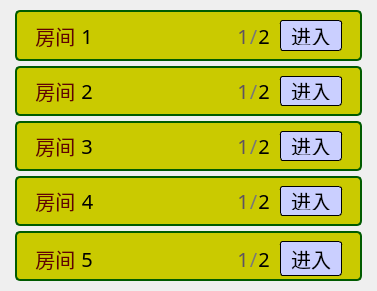
             <widget class="QWidget" name="roomListWidget" native="true">
              <property name="sizePolicy">
               <sizepolicy hsizetype="Fixed" vsizetype="Fixed">
                <horstretch>0</horstretch>
                <verstretch>0</verstretch>
               </sizepolicy>
              </property>
              <property name="minimumSize">
               <size>
                <width>377</width>
                <height>291</height>
               </size>
              </property>
              <property name="maximumSize">
               <size>
                <width>377</width>
                <height>291</height>
               </size>
              </property>
              <property name="styleSheet">
               <string notr="true">QWidget#roomListWidget {
	background-color: rgb(143, 166, 105);
	border: 2px solid rgb(0, 0, 0);
	border-radius: 5px;
}</string>
              </property>
              <layout class="QVBoxLayout" name="verticalLayout_2" stretch="1,1,1,1,1,0">
               <property name="spacing">
                <number>5</number>
               </property>
               <property name="leftMargin">
                <number>15</number>
               </property>
               <property name="topMargin">
                <number>10</number>
               </property>
               <property name="rightMargin">
                <number>15</number>
               </property>
               <property name="bottomMargin">
                <number>10</number>
               </property>
               <item>
                <widget class="QWidget" name="room1Display" native="true">
                 <property name="sizePolicy">
                  <sizepolicy hsizetype="Preferred" vsizetype="Fixed">
                   <horstretch>0</horstretch>
                   <verstretch>0</verstretch>
                  </sizepolicy>
                 </property>
                 <property name="styleSheet">
                  <string notr="true">QWidget {
	background-color: rgb(202, 202, 0);
}
QWidget#room1Display {
	border: 2px solid rgb(0, 91, 0);
	border-radius: 5px;
}</string>
                 </property>
                 <layout class="QHBoxLayout" name="horizontalLayout_2">
                  <property name="spacing">
                   <number>0</number>
                  </property>
                  <property name="leftMargin">
                   <number>20</number>
                  </property>
                  <property name="topMargin">
                   <number>10</number>
                  </property>
                  <property name="rightMargin">
                   <number>10</number>
                  </property>
                  <property name="bottomMargin">
                   <number>10</number>
                  </property>
                  <item>
                   <widget class="QLabel" name="label">
                    <property name="font">
                     <font>
                      <family>Minecraft AE</family>
                      <pointsize>15</pointsize>
                     </font>
                    </property>
                    <property name="styleSheet">
                     <string notr="true">color: rgb(99, 0, 2);</string>
                    </property>
                    <property name="text">
                     <string>房间 </string>
                    </property>
                    <property name="alignment">
                     <set>Qt::AlignCenter</set>
                    </property>
                   </widget>
                  </item>
                  <item>
                   <widget class="QLabel" name="room1IdLabel">
                    <property name="font">
                     <font>
                      <family>Minecraft AE</family>
                      <pointsize>15</pointsize>
                     </font>
                    </property>
                    <property name="text">
                     <string>1</string>
                    </property>
                    <property name="alignment">
                     <set>Qt::AlignCenter</set>
                    </property>
                   </widget>
                  </item>
                  <item>
                   <spacer name="horizontalSpacer_3">
                    <property name="orientation">
                     <enum>Qt::Horizontal</enum>
                    </property>
                    <property name="sizeHint" stdset="0">
                     <size>
                      <width>40</width>
                      <height>20</height>
                     </size>
                    </property>
                   </spacer>
                  </item>
                  <item>
                   <widget class="QLabel" name="room1PlayerNumberLabel">
                    <property name="font">
                     <font>
                      <family>Minecraft AE</family>
                      <pointsize>15</pointsize>
                     </font>
                    </property>
                    <property name="styleSheet">
                     <string notr="true">color: rgb(95, 83, 97);</string>
                    </property>
                    <property name="text">
                     <string>1</string>
                    </property>
                    <property name="alignment">
                     <set>Qt::AlignCenter</set>
                    </property>
                   </widget>
                  </item>
                  <item>
                   <widget class="QLabel" name="label_4">
                    <property name="font">
                     <font>
                      <family>Minecraft AE</family>
                      <pointsize>15</pointsize>
                     </font>
                    </property>
                    <property name="styleSheet">
                     <string notr="true">color: rgb(120, 120, 120);</string>
                    </property>
                    <property name="text">
                     <string>/</string>
                    </property>
                    <property name="alignment">
                     <set>Qt::AlignCenter</set>
                    </property>
                   </widget>
                  </item>
                  <item>
                   <widget class="QLabel" name="playerNumber1Label">
                    <property name="font">
                     <font>
                      <family>Minecraft AE</family>
                      <pointsize>15</pointsize>
                     </font>
                    </property>
                    <property name="text">
                     <string>2</string>
                    </property>
                    <property name="alignment">
                     <set>Qt::AlignCenter</set>
                    </property>
                   </widget>
                  </item>
                  <item>
                   <widget class="QPushButton" name="enterRoom1Button">
                    <property name="font">
                     <font>
                      <family>Minecraft AE</family>
                      <pointsize>15</pointsize>
                     </font>
                    </property>
                    <property name="styleSheet">
                     <string notr="true">QPushButton {
	background-color: rgb(202, 207, 255);
	border: 1px solid rgb(0, 0, 0);
	border-radius: 3px;
	padding: 5px 10px 5px 10px;
	margin-left: 10px;
	margin-right: 10px;
}
QPushButton:hover {
	background-color: rgb(225, 227, 255);
}
QPushButton:pressed {
	background-color: rgb(117, 117, 176);
}</string>
                    </property>
                    <property name="text">
                     <string>进入</string>
                    </property>
                   </widget>
                  </item>
                 </layout>
                </widget>
               </item>
               <item>
                <widget class="QWidget" name="room2Display" native="true">
                 <property name="sizePolicy">
                  <sizepolicy hsizetype="Preferred" vsizetype="Fixed">
                   <horstretch>0</horstretch>
                   <verstretch>0</verstretch>
                  </sizepolicy>
                 </property>
                 <property name="styleSheet">
                  <string notr="true">QWidget {
	background-color: rgb(202, 202, 0);
}
QWidget#room2Display {
	border: 2px solid rgb(0, 91, 0);
	border-radius: 5px;
}</string>
                 </property>
                 <layout class="QHBoxLayout" name="horizontalLayout_3">
                  <property name="spacing">
                   <number>0</number>
                  </property>
                  <property name="leftMargin">
                   <number>20</number>
                  </property>
                  <property name="topMargin">
                   <number>10</number>
                  </property>
                  <property name="rightMargin">
                   <number>10</number>
                  </property>
                  <property name="bottomMargin">
                   <number>10</number>
                  </property>
                  <item>
                   <widget class="QLabel" name="label_2">
                    <property name="font">
                     <font>
                      <family>Minecraft AE</family>
                      <pointsize>15</pointsize>
                     </font>
                    </property>
                    <property name="styleSheet">
                     <string notr="true">color: rgb(99, 0, 2);</string>
                    </property>
                    <property name="text">
                     <string>房间 </string>
                    </property>
                    <property name="alignment">
                     <set>Qt::AlignCenter</set>
                    </property>
                   </widget>
                  </item>
                  <item>
                   <widget class="QLabel" name="room2IdLabel">
                    <property name="font">
                     <font>
                      <family>Minecraft AE</family>
                      <pointsize>15</pointsize>
                     </font>
                    </property>
                    <property name="text">
                     <string>2</string>
                    </property>
                    <property name="alignment">
                     <set>Qt::AlignCenter</set>
                    </property>
                   </widget>
                  </item>
                  <item>
                   <spacer name="horizontalSpacer_4">
                    <property name="orientation">
                     <enum>Qt::Horizontal</enum>
                    </property>
                    <property name="sizeHint" stdset="0">
                     <size>
                      <width>40</width>
                      <height>20</height>
                     </size>
                    </property>
                   </spacer>
                  </item>
                  <item>
                   <widget class="QLabel" name="room2PlayerNumberLabel">
                    <property name="font">
                     <font>
                      <family>Minecraft AE</family>
                      <pointsize>15</pointsize>
                     </font>
                    </property>
                    <property name="styleSheet">
                     <string notr="true">color: rgb(95, 83, 97);</string>
                    </property>
                    <property name="text">
                     <string>1</string>
                    </property>
                    <property name="alignment">
                     <set>Qt::AlignCenter</set>
                    </property>
                   </widget>
                  </item>
                  <item>
                   <widget class="QLabel" name="label_5">
                    <property name="font">
                     <font>
                      <family>Minecraft AE</family>
                      <pointsize>15</pointsize>
                     </font>
                    </property>
                    <property name="styleSheet">
                     <string notr="true">color: rgb(120, 120, 120);</string>
                    </property>
                    <property name="text">
                     <string>/</string>
                    </property>
                    <property name="alignment">
                     <set>Qt::AlignCenter</set>
                    </property>
                   </widget>
                  </item>
                  <item>
                   <widget class="QLabel" name="playerNumber2Label">
                    <property name="font">
                     <font>
                      <family>Minecraft AE</family>
                      <pointsize>15</pointsize>
                     </font>
                    </property>
                    <property name="text">
                     <string>2</string>
                    </property>
                    <property name="alignment">
                     <set>Qt::AlignCenter</set>
                    </property>
                   </widget>
                  </item>
                  <item>
                   <widget class="QPushButton" name="enterRoom2Button">
                    <property name="font">
                     <font>
                      <family>Minecraft AE</family>
                      <pointsize>15</pointsize>
                     </font>
                    </property>
                    <property name="styleSheet">
                     <string notr="true">QPushButton {
	background-color: rgb(202, 207, 255);
	border: 1px solid rgb(0, 0, 0);
	border-radius: 3px;
	padding: 5px 10px 5px 10px;
	margin-left: 10px;
	margin-right: 10px;
}
QPushButton:hover {
	background-color: rgb(225, 227, 255);
}
QPushButton:pressed {
	background-color: rgb(117, 117, 176);
}</string>
                    </property>
                    <property name="text">
                     <string>进入</string>
                    </property>
                   </widget>
                  </item>
                 </layout>
                </widget>
               </item>
               <item>
                <widget class="QWidget" name="room3Display" native="true">
                 <property name="sizePolicy">
                  <sizepolicy hsizetype="Preferred" vsizetype="Fixed">
                   <horstretch>0</horstretch>
                   <verstretch>0</verstretch>
                  </sizepolicy>
                 </property>
                 <property name="styleSheet">
                  <string notr="true">QWidget {
	background-color: rgb(202, 202, 0);
}
QWidget#room3Display {
	border: 2px solid rgb(0, 91, 0);
	border-radius: 5px;
}</string>
                 </property>
                 <layout class="QHBoxLayout" name="horizontalLayout_4">
                  <property name="spacing">
                   <number>0</number>
                  </property>
                  <property name="leftMargin">
                   <number>20</number>
                  </property>
                  <property name="topMargin">
                   <number>10</number>
                  </property>
                  <property name="rightMargin">
                   <number>10</number>
                  </property>
                  <property name="bottomMargin">
                   <number>10</number>
                  </property>
                  <item>
                   <widget class="QLabel" name="label_3">
                    <property name="font">
                     <font>
                      <family>Minecraft AE</family>
                      <pointsize>15</pointsize>
                     </font>
                    </property>
                    <property name="styleSheet">
                     <string notr="true">color: rgb(99, 0, 2);</string>
                    </property>
                    <property name="text">
                     <string>房间 </string>
                    </property>
                    <property name="alignment">
                     <set>Qt::AlignCenter</set>
                    </property>
                   </widget>
                  </item>
                  <item>
                   <widget class="QLabel" name="room3IdLabel">
                    <property name="font">
                     <font>
                      <family>Minecraft AE</family>
                      <pointsize>15</pointsize>
                     </font>
                    </property>
                    <property name="text">
                     <string>3</string>
                    </property>
                    <property name="alignment">
                     <set>Qt::AlignCenter</set>
                    </property>
                   </widget>
                  </item>
                  <item>
                   <spacer name="horizontalSpacer_5">
                    <property name="orientation">
                     <enum>Qt::Horizontal</enum>
                    </property>
                    <property name="sizeHint" stdset="0">
                     <size>
                      <width>40</width>
                      <height>20</height>
                     </size>
                    </property>
                   </spacer>
                  </item>
                  <item>
                   <widget class="QLabel" name="room3PlayerNumberLabel">
                    <property name="font">
                     <font>
                      <family>Minecraft AE</family>
                      <pointsize>15</pointsize>
                     </font>
                    </property>
                    <property name="styleSheet">
                     <string notr="true">color: rgb(95, 83, 97);</string>
                    </property>
                    <property name="text">
                     <string>1</string>
                    </property>
                    <property name="alignment">
                     <set>Qt::AlignCenter</set>
                    </property>
                   </widget>
                  </item>
                  <item>
                   <widget class="QLabel" name="label_6">
                    <property name="font">
                     <font>
                      <family>Minecraft AE</family>
                      <pointsize>15</pointsize>
                     </font>
                    </property>
                    <property name="styleSheet">
                     <string notr="true">color: rgb(120, 120, 120);</string>
                    </property>
                    <property name="text">
                     <string>/</string>
                    </property>
                    <property name="alignment">
                     <set>Qt::AlignCenter</set>
                    </property>
                   </widget>
                  </item>
                  <item>
                   <widget class="QLabel" name="playerNumber3Label">
                    <property name="font">
                     <font>
                      <family>Minecraft AE</family>
                      <pointsize>15</pointsize>
                     </font>
                    </property>
                    <property name="text">
                     <string>2</string>
                    </property>
                    <property name="alignment">
                     <set>Qt::AlignCenter</set>
                    </property>
                   </widget>
                  </item>
                  <item>
                   <widget class="QPushButton" name="enterRoom3Button">
                    <property name="font">
                     <font>
                      <family>Minecraft AE</family>
                      <pointsize>15</pointsize>
                     </font>
                    </property>
                    <property name="styleSheet">
                     <string notr="true">QPushButton {
	background-color: rgb(202, 207, 255);
	border: 1px solid rgb(0, 0, 0);
	border-radius: 3px;
	padding: 5px 10px 5px 10px;
	margin-left: 10px;
	margin-right: 10px;
}
QPushButton:hover {
	background-color: rgb(225, 227, 255);
}
QPushButton:pressed {
	background-color: rgb(117, 117, 176);
}</string>
                    </property>
                    <property name="text">
                     <string>进入</string>
                    </property>
                   </widget>
                  </item>
                 </layout>
                </widget>
               </item>
               <item>
                <widget class="QWidget" name="room4Display" native="true">
                 <property name="sizePolicy">
                  <sizepolicy hsizetype="Preferred" vsizetype="Fixed">
                   <horstretch>0</horstretch>
                   <verstretch>0</verstretch>
                  </sizepolicy>
                 </property>
                 <property name="styleSheet">
                  <string notr="true">QWidget {
	background-color: rgb(202, 202, 0);
}
QWidget#room4Display {
	border: 2px solid rgb(0, 91, 0);
	border-radius: 5px;
}</string>
                 </property>
                 <layout class="QHBoxLayout" name="horizontalLayout_7">
                  <property name="spacing">
                   <number>0</number>
                  </property>
                  <property name="leftMargin">
                   <number>20</number>
                  </property>
                  <property name="topMargin">
                   <number>10</number>
                  </property>
                  <property name="rightMargin">
                   <number>10</number>
                  </property>
                  <property name="bottomMargin">
                   <number>10</number>
                  </property>
                  <item>
                   <widget class="QLabel" name="label_11">
                    <property name="font">
                     <font>
                      <family>Minecraft AE</family>
                      <pointsize>15</pointsize>
                     </font>
                    </property>
                    <property name="styleSheet">
                     <string notr="true">color: rgb(99, 0, 2);</string>
                    </property>
                    <property name="text">
                     <string>房间 </string>
                    </property>
                    <property name="alignment">
                     <set>Qt::AlignCenter</set>
                    </property>
                   </widget>
                  </item>
                  <item>
                   <widget class="QLabel" name="room4IdLabel">
                    <property name="font">
                     <font>
                      <family>Minecraft AE</family>
                      <pointsize>15</pointsize>
                     </font>
                    </property>
                    <property name="text">
                     <string>4</string>
                    </property>
                    <property name="alignment">
                     <set>Qt::AlignCenter</set>
                    </property>
                   </widget>
                  </item>
                  <item>
                   <spacer name="horizontalSpacer_8">
                    <property name="orientation">
                     <enum>Qt::Horizontal</enum>
                    </property>
                    <property name="sizeHint" stdset="0">
                     <size>
                      <width>40</width>
                      <height>20</height>
                     </size>
                    </property>
                   </spacer>
                  </item>
                  <item>
                   <widget class="QLabel" name="room4PlayerNumberLabel">
                    <property name="font">
                     <font>
                      <family>Minecraft AE</family>
                      <pointsize>15</pointsize>
                     </font>
                    </property>
                    <property name="styleSheet">
                     <string notr="true">color: rgb(95, 83, 97);</string>
                    </property>
                    <property name="text">
                     <string>1</string>
                    </property>
                    <property name="alignment">
                     <set>Qt::AlignCenter</set>
                    </property>
                   </widget>
                  </item>
                  <item>
                   <widget class="QLabel" name="label_12">
                    <property name="font">
                     <font>
                      <family>Minecraft AE</family>
                      <pointsize>15</pointsize>
                     </font>
                    </property>
                    <property name="styleSheet">
                     <string notr="true">color: rgb(120, 120, 120);</string>
                    </property>
                    <property name="text">
                     <string>/</string>
                    </property>
                    <property name="alignment">
                     <set>Qt::AlignCenter</set>
                    </property>
                   </widget>
                  </item>
                  <item>
                   <widget class="QLabel" name="playerNumber4Label">
                    <property name="font">
                     <font>
                      <family>Minecraft AE</family>
                      <pointsize>15</pointsize>
                     </font>
                    </property>
                    <property name="text">
                     <string>2</string>
                    </property>
                    <property name="alignment">
                     <set>Qt::AlignCenter</set>
                    </property>
                   </widget>
                  </item>
                  <item>
                   <widget class="QPushButton" name="enterRoom4Button">
                    <property name="font">
                     <font>
                      <family>Minecraft AE</family>
                      <pointsize>15</pointsize>
                     </font>
                    </property>
                    <property name="styleSheet">
                     <string notr="true">QPushButton {
	background-color: rgb(202, 207, 255);
	border: 1px solid rgb(0, 0, 0);
	border-radius: 3px;
	padding: 5px 10px 5px 10px;
	margin-left: 10px;
	margin-right: 10px;
}
QPushButton:hover {
	background-color: rgb(225, 227, 255);
}
QPushButton:pressed {
	background-color: rgb(117, 117, 176);
}</string>
                    </property>
                    <property name="text">
                     <string>进入</string>
                    </property>
                   </widget>
                  </item>
                 </layout>
                </widget>
               </item>
               <item>
                <widget class="QWidget" name="room5Display" native="true">
                 <property name="sizePolicy">
                  <sizepolicy hsizetype="Preferred" vsizetype="Fixed">
                   <horstretch>0</horstretch>
                   <verstretch>0</verstretch>
                  </sizepolicy>
                 </property>
                 <property name="styleSheet">
                  <string notr="true">QWidget {
	background-color: rgb(202, 202, 0);
}
QWidget#room5Display {
	border: 2px solid rgb(0, 91, 0);
	border-radius: 5px;
}</string>
                 </property>
                 <layout class="QHBoxLayout" name="horizontalLayout_8">
                  <property name="spacing">
                   <number>0</number>
                  </property>
                  <property name="leftMargin">
                   <number>20</number>
                  </property>
                  <property name="topMargin">
                   <number>10</number>
                  </property>
                  <property name="rightMargin">
                   <number>10</number>
                  </property>
                  <property name="bottomMargin">
                   <number>5</number>
                  </property>
                  <item>
                   <widget class="QLabel" name="label_13">
                    <property name="font">
                     <font>
                      <family>Minecraft AE</family>
                      <pointsize>15</pointsize>
                     </font>
                    </property>
                    <property name="styleSheet">
                     <string notr="true">color: rgb(99, 0, 2);</string>
                    </property>
                    <property name="text">
                     <string>房间 </string>
                    </property>
                    <property name="alignment">
                     <set>Qt::AlignCenter</set>
                    </property>
                   </widget>
                  </item>
                  <item>
                   <widget class="QLabel" name="room5IdLabel">
                    <property name="font">
                     <font>
                      <family>Minecraft AE</family>
                      <pointsize>15</pointsize>
                     </font>
                    </property>
                    <property name="text">
                     <string>5</string>
                    </property>
                    <property name="alignment">
                     <set>Qt::AlignCenter</set>
                    </property>
                   </widget>
                  </item>
                  <item>
                   <spacer name="horizontalSpacer_9">
                    <property name="orientation">
                     <enum>Qt::Horizontal</enum>
                    </property>
                    <property name="sizeHint" stdset="0">
                     <size>
                      <width>40</width>
                      <height>20</height>
                     </size>
                    </property>
                   </spacer>
                  </item>
                  <item>
                   <widget class="QLabel" name="room5PlayerNumberLabel">
                    <property name="font">
                     <font>
                      <family>Minecraft AE</family>
                      <pointsize>15</pointsize>
                     </font>
                    </property>
                    <property name="styleSheet">
                     <string notr="true">color: rgb(95, 83, 97);</string>
                    </property>
                    <property name="text">
                     <string>1</string>
                    </property>
                    <property name="alignment">
                     <set>Qt::AlignCenter</set>
                    </property>
                   </widget>
                  </item>
                  <item>
                   <widget class="QLabel" name="label_14">
                    <property name="font">
                     <font>
                      <family>Minecraft AE</family>
                      <pointsize>15</pointsize>
                     </font>
                    </property>
                    <property name="styleSheet">
                     <string notr="true">color: rgb(120, 120, 120);</string>
                    </property>
                    <property name="text">
                     <string>/</string>
                    </property>
                    <property name="alignment">
                     <set>Qt::AlignCenter</set>
                    </property>
                   </widget>
                  </item>
                  <item>
                   <widget class="QLabel" name="playerNumber5Label">
                    <property name="font">
                     <font>
                      <family>Minecraft AE</family>
                      <pointsize>15</pointsize>
                     </font>
                    </property>
                    <property name="text">
                     <string>2</string>
                    </property>
                    <property name="alignment">
                     <set>Qt::AlignCenter</set>
                    </property>
                   </widget>
                  </item>
                  <item>
                   <widget class="QPushButton" name="enterRoom5Button">
                    <property name="font">
                     <font>
                      <family>Minecraft AE</family>
                      <pointsize>15</pointsize>
                     </font>
                    </property>
                    <property name="styleSheet">
                     <string notr="true">QPushButton {
	background-color: rgb(202, 207, 255);
	border: 1px solid rgb(0, 0, 0);
	border-radius: 3px;
	padding: 5px 10px 5px 10px;
	margin-left: 10px;
	margin-right: 10px;
}
QPushButton:hover {
	background-color: rgb(225, 227, 255);
}
QPushButton:pressed {
	background-color: rgb(117, 117, 176);
}</string>
                    </property>
                    <property name="text">
                     <string>进入</string>
                    </property>
                   </widget>
                  </item>
                 </layout>
                </widget>
               </item>
               <item>
                <spacer name="verticalSpacer_4">
                 <property name="orientation">
                  <enum>Qt::Vertical</enum>
                 </property>
                 <property name="sizeHint" stdset="0">
                  <size>
                   <width>20</width>
                   <height>40</height>
                  </size>
                 </property>
                </spacer>
               </item>
              </layout>
             </widget>
